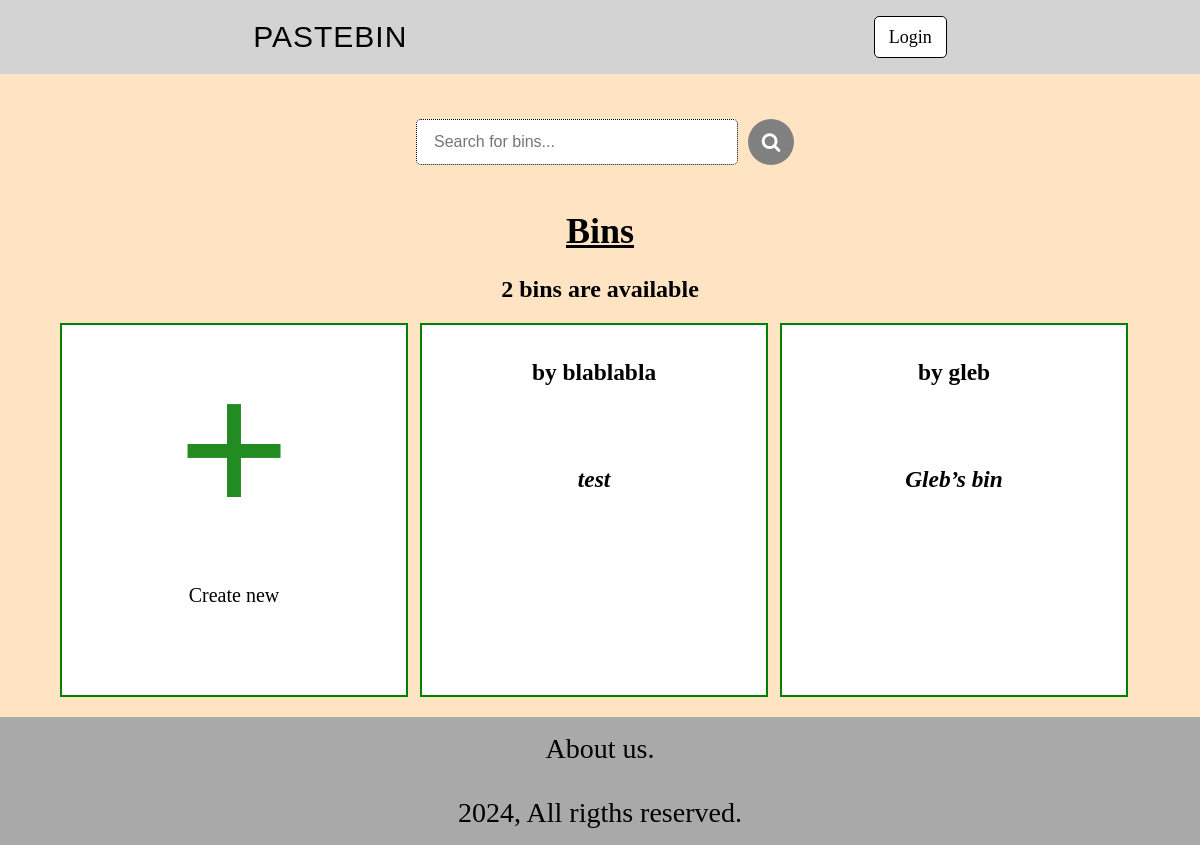
The app's page /, older data.
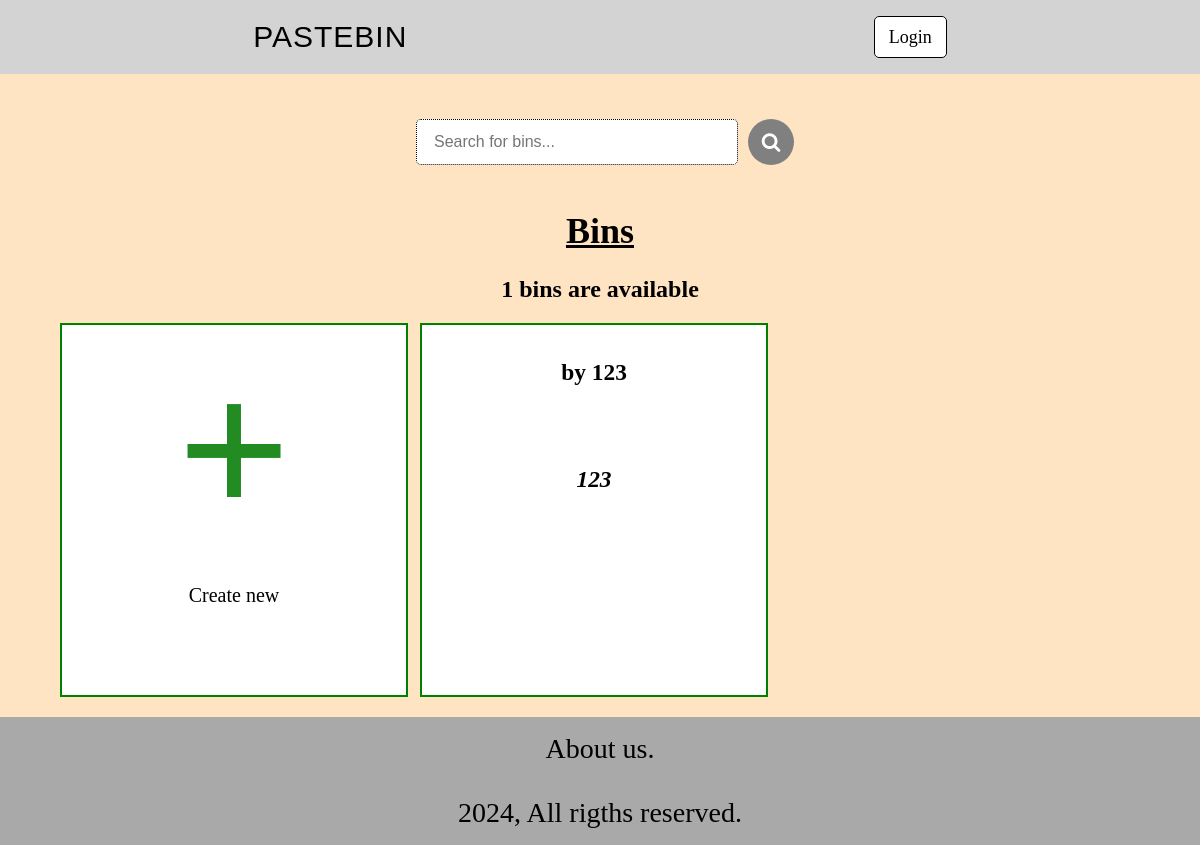
The same page, newer data.
### app/models.py (models this page shows, shortened)
class Bin(models.Model):
    host = models.ForeignKey(User, on_delete = models.SET_NULL, null = True)
    name = models.CharField(max_length = 999, blank = False)
    description = models.TextField(null = False)
    updated = models.DateTimeField(auto_now = True)
    created = models.DateTimeField(auto_now_add = True)
    likes = models.ManyToManyField(User, related_name = 'bin_like' )
    class Meta:
        ordering = ['-updated', '-created']

class User(AbstractUser):
    username = models.CharField(max_length = 200, blank = False)
    email = models.EmailField(unique = True, null = True)
    bio = models.TextField(blank = True, default = '')
    USERNAME_FIELD = 'email'
    REQUIRED_FIELDS = ['username']

### app/views.py (the view)
# urls.py: path('', views.home_page, name = 'home'),
def home_page(request):
    q = request.GET.get('q') if request.GET.get('q') is not None else ''
    bins = Bin.objects.filter(
        Q(name__icontains=q) |
        Q(description__icontains=q)
    )
    bin_count = bins.count()
    context = {'bins' : bins, 'bin_count' : bin_count, 'q':  q}
    return render(request, 'app/home.html', context)

### app/templates/app/home.html (shortened to what this page needs)
{% extends 'base.html' %}
{% block content %}
<form method="GET" action="{% url 'home' %}" class="search">
    <div class="input">
    <input type="text" name="q" placeholder="Search for bins..." value="{{q}}"/>
    </div>
    <button type="submit"><i class="fa fa-search" aria-hidden="true"></i></button>
</form>
<h1>Bins</h1>
<div>
    <h2>{{bin_count}} bins are available</h2>
    <div class="bin-container">
        <a href="{% url 'create_bin' %}" id="create">
        <div class="bin-value">
            <span>+</span>
            <p>Create new</p>
        </div>
        </a>
        {%for bin in bins %}
            <div class="bin-value">
                {% if request.user != bin.host %}
                    <h3> by <a href="{% url 'user_profile' bin.host.id %}">{{bin.host.username}}</a></h3>
                {% endif %}
                <h3 style="font-style: italic; margin: 80px auto"><a href="{% url 'bin' bin.id %}">{{bin.name}}</a></h3>
            </div>
        {% endfor %}
    </div>
</div>
{% endblock %}

Row changes from the older to the newer data that the page shows:
removed Bin: host.username "blablabla", name "test"
removed Bin: host.username "gleb", name "Gleb’s bin"
added Bin: host.username "123", name "123"
Text that changed along with them:
{{ bin_count }}: "2" → "1"
